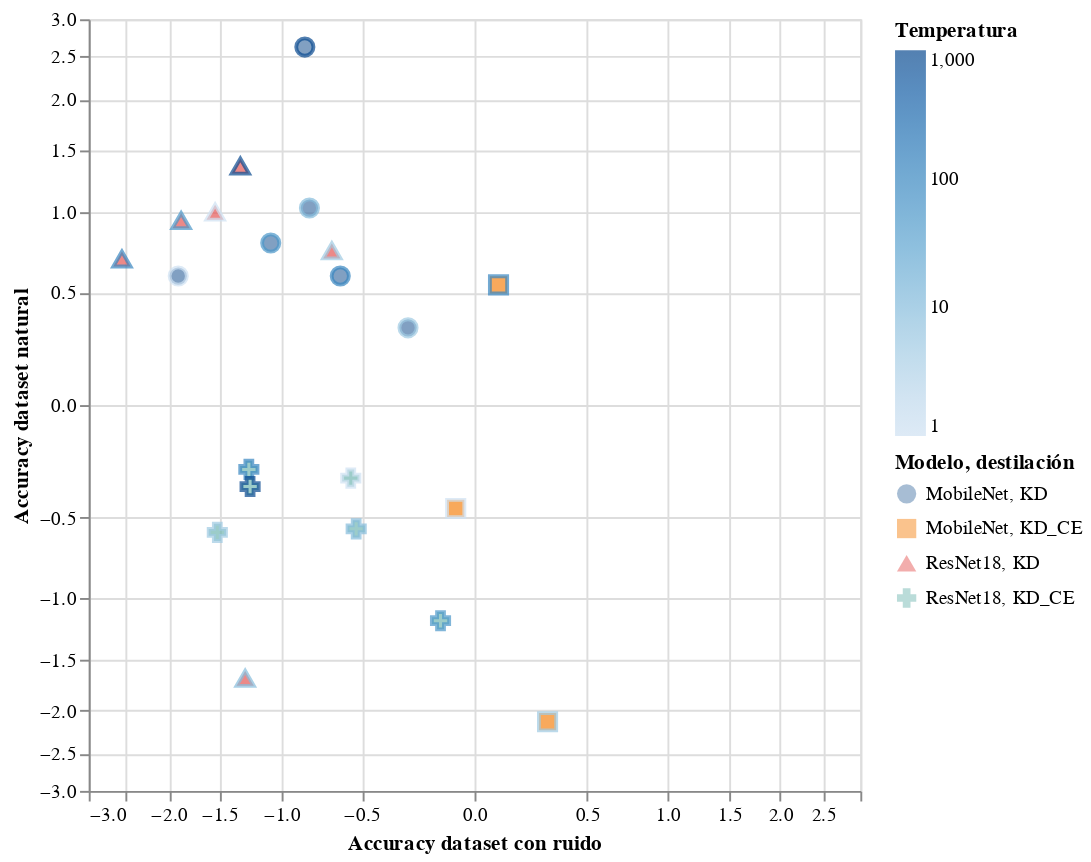

This figure's notebook cell:
### Code cell


### Figure 1 — Vega-Lite specification as saved in the notebook (floating-point values rounded to 4 significant figures)
{"config": {"view": {"continuousWidth": 400, "continuousHeight": 300}}, "data": {"name": "data-327acbd9b28024e5e3c02a2e397bbf94"}, "mark": "point", "encoding": {"color": {"type": "quantitative", "field": "temp", "scale": {"base": 10, "type": "log", "zero": false}, "title": "Temperatura"}, "fill": {"type": "nominal", "field": "mix", "title": "Modelo, destilación"}, "shape": {"type": "nominal", "field": "mix", "title": "Modelo, destilación"}, "size": {"value": 80}, "x": {"type": "quantitative", "field": "test_acc_R01", "scale": {"base": 10, "domain": [-3, 3], "type": "symlog", "zero": false}, "title": "Accuracy dataset con ruido"}, "y": {"type": "quantitative", "field": "test_acc", "scale": {"base": 10, "domain": [-3, 3], "type": "symlog", "zero": false}, "title": "Accuracy dataset natural"}}, "height": 400, "selection": {"selector125": {"type": "interval", "bind": "scales", "encodings": ["x", "y"]}}, "width": 400, "$schema": "https://vega.github.io/schema/vega-lite/v4.0.0.json", "datasets": {"data-327acbd9b28024e5e3c02a2e397bbf94": [{"test_acc_R01": -1.25, "test_loss_R01": 2462.0, "test_eval_R01": 0.4924, "train_acc_R01": 97.65, "train_loss_R01": 332.8, "train_eval_R01": 0.06656, "student": "ResNet18", "distillation": "KD_CE", "temp": 100.0, "test_acc_R1": -80.58, "test_loss_R1": 11510.0, "test_eval_R1": 2.303, "train_acc_R1": 9.84, "train_loss_R1": 11520.0, "train_eval_R1": 2.303, "test_acc": -0.26, "test_loss": 2467.0, "test_eval": 0.4935, "train_acc": 98.15, "train_loss": 286.2, "train_eval": 0.05723, "mix": "ResNet18, KD_CE"}, {"test_acc_R01": -0.56, "test_loss_R01": 0.1874, "test_eval_R01": 0.3372, "train_acc_R01": 98.0, "train_loss_R01": 0.05863, "train_eval_R01": 0.06647, "student": "ResNet18", "distillation": "KD_CE", "temp": 1.0, "test_acc_R1": -80.58, "test_loss_R1": 1.274, "test_eval_R1": 2.326, "train_acc_R1": 10.0, "train_loss_R1": 1.246, "train_eval_R1": 2.328, "test_acc": -0.3, "test_loss": 0.2513, "test_eval": 0.4508, "train_acc": 98.36, "train_loss": 0.03213, "train_eval": 0.04958, "mix": "ResNet18, KD_CE"}, {"test_acc_R01": -1.24, "test_loss_R01": 243800.0, "test_eval_R01": 0.4876, "train_acc_R01": 97.6, "train_loss_R01": 33370.0, "train_eval_R01": 0.06674, "student": "ResNet18", "distillation": "KD_CE", "temp": 1000.0, "test_acc_R1": -80.58, "test_loss_R1": 1152000.0, "test_eval_R1": 2.303, "train_acc_R1": 9.934, "train_loss_R1": 1152000.0, "train_eval_R1": 2.305, "test_acc": -0.34, "test_loss": 228800.0, "test_eval": 0.4576, "train_acc": 98.29, "train_loss": 26330.0, "train_eval": 0.05267, "mix": "ResNet18, KD_CE"}, {"test_acc_R01": -0.53, "test_loss_R01": 21.9, "test_eval_R01": 0.4376, "train_acc_R01": 97.63, "train_loss_R01": 3.351, "train_eval_R01": 0.06671, "student": "ResNet18", "distillation": "KD_CE", "temp": 10.0, "test_acc_R1": -80.58, "test_loss_R1": 115.2, "test_eval_R1": 2.303, "train_acc_R1": 9.946, "train_loss_R1": 115.2, "train_eval_R1": 2.303, "test_acc": -0.56, "test_loss": 24.83, "test_eval": 0.4964, "train_acc": 98.33, "train_loss": 2.722, "train_eval": 0.05423, "mix": "ResNet18, KD_CE"}, {"test_acc_R01": -1.52, "test_loss_R01": 5.888, "test_eval_R01": 0.4692, "train_acc_R01": 97.78, "train_loss_R01": 0.794, "train_eval_R01": 0.06162, "student": "ResNet18", "distillation": "KD_CE", "temp": 5.0, "test_acc_R1": -77.39, "test_loss_R1": 28.83, "test_eval_R1": 2.303, "train_acc_R1": 9.984, "train_loss_R1": 28.83, "train_eval_R1": 2.303, "test_acc": -0.58, "test_loss": 6.06, "test_eval": 0.4835, "train_acc": 98.13, "train_loss": 0.7358, "train_eval": 0.05767, "mix": "ResNet18, KD_CE"}, {"test_acc_R01": -0.13, "test_loss_R01": 541.0, "test_eval_R01": 0.4328, "train_acc_R01": 97.51, "train_loss_R01": 89.07, "train_eval_R01": 0.07126, "student": "ResNet18", "distillation": "KD_CE", "temp": 50.0, "test_acc_R1": -80.38, "test_loss_R1": 2878.0, "test_eval_R1": 2.302, "train_acc_R1": 10.05, "train_loss_R1": 2879.0, "train_eval_R1": 2.303, "test_acc": -1.17, "test_loss": 663.5, "test_eval": 0.5308, "train_acc": 98.32, "train_loss": 66.71, "train_eval": 0.05337, "mix": "ResNet18, KD_CE"}, {"test_acc_R01": -2.55, "test_loss_R01": 3.761e-05, "test_eval_R01": 0.5676, "train_acc_R01": 88.4, "train_loss_R01": 2.023e-05, "train_eval_R01": 0.4729, "student": "ResNet18", "distillation": "KD", "temp": 100.0, "test_acc_R1": -79.37, "test_loss_R1": 0.0007929, "test_eval_R1": 9.148, "train_acc_R1": 10.0, "train_loss_R1": 1.062e-06, "train_eval_R1": 13.4, "test_acc": 0.69, "test_loss": 2.504e-05, "test_eval": 0.4783, "train_acc": 97.7, "train_loss": 1.038e-05, "train_eval": 0.07366, "mix": "ResNet18, KD"}, {"test_acc_R01": -1.54, "test_loss_R01": 0.02315, "test_eval_R01": 0.3336, "train_acc_R01": 89.06, "train_loss_R01": 0.0196, "train_eval_R01": 0.3428, "student": "ResNet18", "distillation": "KD", "temp": 1.0, "test_acc_R1": -80.58, "test_loss_R1": 1.09, "test_eval_R1": 10.97, "train_acc_R1": 10.0, "train_loss_R1": 0.0003872, "train_eval_R1": 10.0, "test_acc": 1.0, "test_loss": 0.02803, "test_eval": 0.2919, "train_acc": 97.43, "train_loss": 0.007251, "train_eval": 0.08887, "mix": "ResNet18, KD"}, {"test_acc_R01": -1.32, "test_loss_R01": 3.273e-07, "test_eval_R01": 0.5052, "train_acc_R01": 88.23, "train_loss_R01": 1.9e-07, "train_eval_R01": 0.474, "student": "ResNet18", "distillation": "KD", "temp": 1000.0, "test_acc_R1": -80.14, "test_loss_R1": 9.713e-06, "test_eval_R1": 11.73, "train_acc_R1": 9.994, "train_loss_R1": 5.305e-09, "train_eval_R1": 13.41, "test_acc": 1.36, "test_loss": 2.159e-07, "test_eval": 0.4109, "train_acc": 97.98, "train_loss": 8.774e-08, "train_eval": 0.06101, "mix": "ResNet18, KD"}, {"test_acc_R01": -1.28, "test_loss_R01": 0.00232, "test_eval_R01": 0.4763, "train_acc_R01": 88.63, "train_loss_R01": 0.001537, "train_eval_R01": 0.4539, "student": "ResNet18", "distillation": "KD", "temp": 10.0, "test_acc_R1": -80.32, "test_loss_R1": 0.07357, "test_eval_R1": 13.53, "train_acc_R1": 9.996, "train_loss_R1": 0.0001066, "train_eval_R1": 13.41, "test_acc": -1.67, "test_loss": 0.002744, "test_eval": 0.613, "train_acc": 95.19, "train_loss": 0.001394, "train_eval": 0.1734, "mix": "ResNet18, KD"}, {"test_acc_R01": -0.67, "test_loss_R01": 0.005668, "test_eval_R01": 0.4283, "train_acc_R01": 88.91, "train_loss_R01": 0.004343, "train_eval_R01": 0.4258, "student": "ResNet18", "distillation": "KD", "temp": 5.0, "test_acc_R1": -80.01, "test_loss_R1": 0.1736, "test_eval_R1": 10.76, "train_acc_R1": 10.01, "train_loss_R1": 0.000317, "train_eval_R1": 13.38, "test_acc": 0.74, "test_loss": 0.005382, "test_eval": 0.426, "train_acc": 97.26, "train_loss": 0.00248, "train_eval": 0.09201, "mix": "ResNet18, KD"}, {"test_acc_R01": -1.87, "test_loss_R01": 0.0001544, "test_eval_R01": 0.4994, "train_acc_R01": 88.26, "train_loss_R01": 7.971e-05, "train_eval_R01": 0.4739, "student": "ResNet18", "distillation": "KD", "temp": 50.0, "test_acc_R1": -80.43, "test_loss_R1": 0.003164, "test_eval_R1": 9.273, "train_acc_R1": 9.998, "train_loss_R1": 4.12e-06, "train_eval_R1": 13.4, "test_acc": 0.94, "test_loss": 9.258e-05, "test_eval": 0.4311, "train_acc": 97.66, "train_loss": 4.097e-05, "train_eval": 0.07126, "mix": "ResNet18, KD"}, {"test_acc_R01": 0.09, "test_loss_R01": 2028.0, "test_eval_R01": 0.4056, "train_acc_R01": 93.76, "train_loss_R01": 861.4, "train_eval_R01": 0.1723, "student": "MobileNet", "distillation": "KD_CE", "temp": 100.0, "test_acc_R1": -77.8, "test_loss_R1": 11510.0, "test_eval_R1": 2.303, "train_acc_R1": 9.948, "train_loss_R1": 11520.0, "train_eval_R1": 2.303, "test_acc": 0.54, "test_loss": 96390.0, "test_eval": 19.28, "train_acc": 94.13, "train_loss": 892.1, "train_eval": 0.1784, "mix": "MobileNet, KD_CE"}, {"test_acc_R01": -0.07, "test_loss_R01": 0.2054, "test_eval_R01": 0.3749, "train_acc_R01": 93.46, "train_loss_R01": 0.1166, "train_eval_R01": 0.1879, "student": "MobileNet", "distillation": "KD_CE", "temp": 1.0, "test_acc_R1": -77.8, "test_loss_R1": 1.275, "test_eval_R1": 2.328, "train_acc_R1": 10.0, "train_loss_R1": 1.246, "train_eval_R1": 2.328, "test_acc": -0.45, "test_loss": 0.2576, "test_eval": 0.4678, "train_acc": 94.12, "train_loss": 0.09817, "train_eval": 0.1767, "mix": "MobileNet, KD_CE"}, {"test_acc_R01": 0.54, "test_loss_R01": 191500.0, "test_eval_R01": 0.383, "train_acc_R01": 93.39, "train_loss_R01": 93310.0, "train_eval_R01": 0.1866, "student": "MobileNet", "distillation": "KD_CE", "temp": 1000.0, "test_acc_R1": -77.8, "test_loss_R1": 1152000.0, "test_eval_R1": 2.305, "train_acc_R1": 10.1, "train_loss_R1": 1152000.0, "train_eval_R1": 2.303, "test_acc": -7.5, "test_loss": 2396000000000000.0, "test_eval": 4791000000.0, "train_acc": 84.68, "train_loss": 232600.0, "train_eval": 0.4652, "mix": "MobileNet, KD_CE"}, {"test_acc_R01": -1.78, "test_loss_R01": 24.11, "test_eval_R01": 0.482, "train_acc_R01": 93.46, "train_loss_R01": 9.263, "train_eval_R01": 0.1851, "student": "MobileNet", "distillation": "KD_CE", "temp": 10.0, "test_acc_R1": -77.8, "test_loss_R1": 115.2, "test_eval_R1": 2.304, "train_acc_R1": 9.946, "train_loss_R1": 115.2, "train_eval_R1": 2.303, "test_acc": -23.21, "test_loss": 52.16, "test_eval": 1.043, "train_acc": 63.69, "train_loss": 51.99, "train_eval": 1.04, "mix": "MobileNet, KD_CE"}, {"test_acc_R01": 0.3, "test_loss_R01": 4.952, "test_eval_R01": 0.395, "train_acc_R01": 93.44, "train_loss_R01": 2.326, "train_eval_R01": 0.185, "student": "MobileNet", "distillation": "KD_CE", "temp": 5.0, "test_acc_R1": -77.8, "test_loss_R1": 28.84, "test_eval_R1": 2.303, "train_acc_R1": 9.746, "train_loss_R1": 28.83, "train_eval_R1": 2.303, "test_acc": -2.12, "test_loss": 8.797, "test_eval": 0.7008, "train_acc": 89.37, "train_loss": 4.426, "train_eval": 0.3511, "mix": "MobileNet, KD_CE"}, {"test_acc_R01": -2.48, "test_loss_R01": 4194.0, "test_eval_R01": 3.355, "train_acc_R01": 93.47, "train_loss_R01": 231.3, "train_eval_R01": 0.185, "student": "MobileNet", "distillation": "KD_CE", "temp": 50.0, "test_acc_R1": -77.8, "test_loss_R1": 2879.0, "test_eval_R1": 2.303, "train_acc_R1": 9.922, "train_loss_R1": 2879.0, "train_eval_R1": 2.303, "test_acc": -77.76, "test_loss": 42600000.0, "test_eval": 34080.0, "train_acc": 9.948, "train_loss": 2886.0, "train_eval": 2.309, "mix": "MobileNet, KD_CE"}, {"test_acc_R01": -0.62, "test_loss_R01": 4.55e-05, "test_eval_R01": 0.608, "train_acc_R01": 86.27, "train_loss_R01": 3.014e-05, "train_eval_R01": 0.6026, "student": "MobileNet", "distillation": "KD", "temp": 100.0, "test_acc_R1": -77.71, "test_loss_R1": 0.001035, "test_eval_R1": 13.37, "train_acc_R1": 10.0, "train_loss_R1": 7.695e-06, "train_eval_R1": 13.44, "test_acc": 0.59, "test_loss": 3.974e-05, "test_eval": 0.7361, "train_acc": 92.94, "train_loss": 2.573e-05, "train_eval": 0.2985, "mix": "MobileNet, KD"}, {"test_acc_R01": -1.9, "test_loss_R01": 0.03356, "test_eval_R01": 0.4366, "train_acc_R01": 87.53, "train_loss_R01": 0.0242, "train_eval_R01": 0.3867, "student": "MobileNet", "distillation": "KD", "temp": 1.0, "test_acc_R1": -77.73, "test_loss_R1": 2.864, "test_eval_R1": 28.81, "train_acc_R1": 10.0, "train_loss_R1": 0.002305, "train_eval_R1": 8.808, "test_acc": 0.59, "test_loss": 96.39, "test_eval": 964.6, "train_acc": 92.55, "train_loss": 0.01886, "train_eval": 0.2241, "mix": "MobileNet, KD"}, {"test_acc_R01": -0.84, "test_loss_R01": 4.635e-07, "test_eval_R01": 0.664, "train_acc_R01": 86.41, "train_loss_R01": 2.839e-07, "train_eval_R01": 0.5871, "student": "MobileNet", "distillation": "KD", "temp": 1000.0, "test_acc_R1": -77.8, "test_loss_R1": 1.705e-05, "test_eval_R1": 21.8, "train_acc_R1": 10.0, "train_loss_R1": 1.378e-07, "train_eval_R1": 13.44, "test_acc": 2.62, "test_loss": 2.865e-07, "test_eval": 0.559, "train_acc": 96.31, "train_loss": 1.469e-07, "train_eval": 0.1307, "mix": "MobileNet, KD"}, {"test_acc_R01": -0.81, "test_loss_R01": 0.00342, "test_eval_R01": 0.6462, "train_acc_R01": 86.87, "train_loss_R01": 0.002227, "train_eval_R01": 0.567, "student": "MobileNet", "distillation": "KD", "temp": 10.0, "test_acc_R1": -77.71, "test_loss_R1": 0.09074, "test_eval_R1": 14.48, "train_acc_R1": 10.0, "train_loss_R1": 0.0006069, "train_eval_R1": 13.37, "test_acc": 1.03, "test_loss": 0.002804, "test_eval": 0.701, "train_acc": 93.26, "train_loss": 0.001838, "train_eval": 0.2772, "mix": "MobileNet, KD"}, {"test_acc_R01": -0.27, "test_loss_R01": 0.008302, "test_eval_R01": 0.5889, "train_acc_R01": 87.21, "train_loss_R01": 0.006314, "train_eval_R01": 0.5262, "student": "MobileNet", "distillation": "KD", "temp": 5.0, "test_acc_R1": -77.79, "test_loss_R1": 0.219, "test_eval_R1": 14.37, "train_acc_R1": 10.0, "train_loss_R1": 0.001334, "train_eval_R1": 13.26, "test_acc": 0.32, "test_loss": 0.01042, "test_eval": 0.7077, "train_acc": 93.47, "train_loss": 0.005027, "train_eval": 0.2593, "mix": "MobileNet, KD"}, {"test_acc_R01": -1.08, "test_loss_R01": 0.0001921, "test_eval_R01": 0.677, "train_acc_R01": 86.24, "train_loss_R01": 0.0001177, "train_eval_R01": 0.5963, "student": "MobileNet", "distillation": "KD", "temp": 50.0, "test_acc_R1": -77.68, "test_loss_R1": 0.2901, "test_eval_R1": 116.8, "train_acc_R1": 10.0, "train_loss_R1": 3.589e-05, "train_eval_R1": 13.44, "test_acc": 0.79, "test_loss": 0.0001518, "test_eval": 0.7257, "train_acc": 92.99, "train_loss": 0.0001006, "train_eval": 0.2982, "mix": "MobileNet, KD"}]}}
